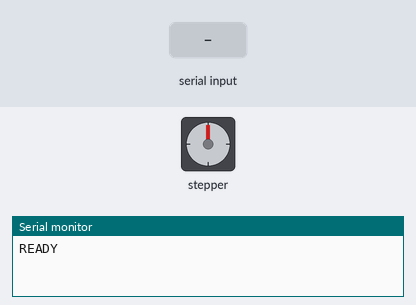
Bench run of a sketch on a simulated Arduino Uno, built with avr-gcc and run on an emulated ATmega328P. On the bench: stepper motor, the last lines printed to the serial monitor. Wiring (inferred from the names in the program): stepper motor driver (200 steps per turn assumed): step pin 3; direction pin 2; enable pin 4. Inputs (shaded band) come from the test bench.

Above: at 1.2 s.
1.3 s: "RUN\n" received over Serial
At 1.45 s:
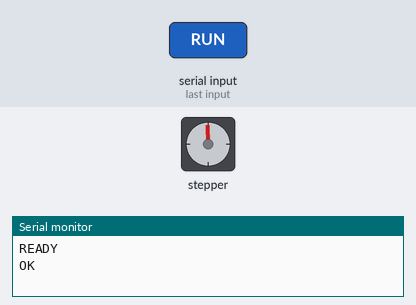
4.3 s: "MOVE,150\n" received over Serial
6.0 s: "MOVE,150\n" received over Serial
At 7.4 s:
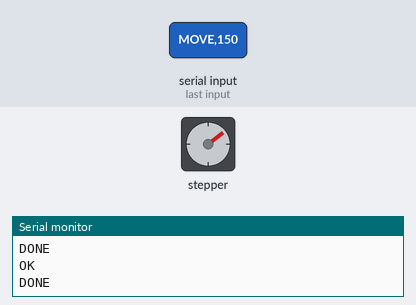
7.7 s: "RUN\n" received over Serial
At 8.45 s:
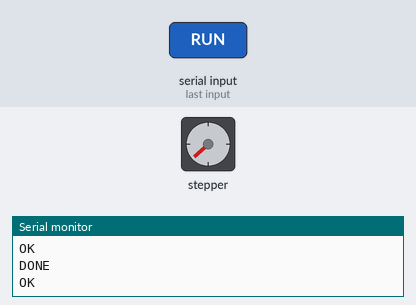
Timing chart, 0 to 14.7 s (numbered marks = the images above; inputs shaded):
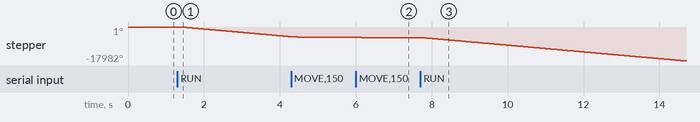

Measured:
- after the input at 1.3 s, stepper: keeps turning counter-clockwise at about 1722°/s, starting at once
- after the input at 6.0 s, stepper: turns 270° counter-clockwise in 0.24 s, starting at once
- after the input at 7.7 s, stepper: keeps turning counter-clockwise at about 1754°/s, starting at once

The sketch:

stepper_control.ino
```cpp
/*
 * 42 步进电机 (NEMA 17) 控制固件  —  Arduino UNO + A4988/DRV8825
 * ============================================================
 * 通过串口接收上位机指令，非阻塞驱动，并带线性加减速斜坡，
 * 避免 42 电机高速启动时丢步/堵转。
 *
 * 接线 (详见 docs/wiring.html 接线图):
 *   A4988 STEP   -> D3
 *   A4988 DIR    -> D2
 *   A4988 ENABLE -> D4         (低电平使能)
 *   A4988 VDD    -> UNO 5V     (逻辑电源)
 *   A4988 GND    -> UNO GND    (逻辑地, 必须与电源地共地)
 *   A4988 RESET  -- SLEEP      (用短线短接, 否则芯片不工作)
 *   A4988 VMOT   -> 12V 电源板 +12V   (VMOT-GND 间并 100uF 电容!)
 *   A4988 GND    -> 12V 电源板 GND
 *   A4988 1A/1B  -> 电机 A 相 (同一线圈的两根线)
 *   A4988 2A/2B  -> 电机 B 相 (另一线圈的两根线)
 *
 * 串口协议 (115200, 每条以换行结尾):
 *   EN              使能(锁轴)        DIS   失能(松轴)
 *   DIR,0 / DIR,1   方向
 *   SPD,<us>        目标每步间隔(微秒) 200~10000, 越小越快
 *   MOVE,<n>        转动 n 步后停止
 *   RUN             连续转动           STOP  停止
 *   PING            心跳 -> PONG
 * 回复: READY / OK / DONE / PONG / ERR
 */

const int DIR_PIN    = 2;
const int STEP_PIN   = 3;
const int ENABLE_PIN = 4;   // A4988/DRV8825 ENABLE 低电平有效

// ---- 运动状态 ----
long          stepsRemaining = 0;       // >0: 定量移动剩余步数
bool          continuous     = false;
bool          enabled        = false;
unsigned long lastStepMicros = 0;

// ---- 加减速斜坡 ----
const unsigned long START_INTERVAL = 2500; // 启动时的慢速间隔(us)
const unsigned long RAMP_STEP      = 12;   // 每步向目标速度靠拢的步长(us)
unsigned long targetInterval = 1000;       // 目标间隔(由 SPD 设置)
unsigned long curInterval    = START_INTERVAL; // 当前实际间隔(斜坡)

String inBuffer = "";

void setup() {
  pinMode(DIR_PIN, OUTPUT);
  pinMode(STEP_PIN, OUTPUT);
  pinMode(ENABLE_PIN, OUTPUT);

  digitalWrite(STEP_PIN, LOW);
  digitalWrite(DIR_PIN, LOW);
  digitalWrite(ENABLE_PIN, HIGH); // 默认失能(松轴)

  Serial.begin(115200);
  Serial.println("READY");
}

void doStepPulse() {
  digitalWrite(STEP_PIN, HIGH);
  delayMicroseconds(3);           // A4988 最小脉宽~1us, 给 3us 余量
  digitalWrite(STEP_PIN, LOW);
}

void setEnabled(bool on) {
  enabled = on;
  digitalWrite(ENABLE_PIN, on ? LOW : HIGH);
  if (!on) { continuous = false; stepsRemaining = 0; }
}

// 开始一段新运动时调用: 从慢速起步以便斜坡加速
void beginMotion() {
  if (!enabled) setEnabled(true);
  curInterval = max(START_INTERVAL, targetInterval);
}

// 每走一步后, 让当前间隔朝目标间隔平滑靠拢(可加速也可减速)
void rampToward() {
  if (curInterval > targetInterval) {
    unsigned long d = curInterval - targetInterval;
    curInterval -= (d < RAMP_STEP) ? d : RAMP_STEP;
  } else if (curInterval < targetInterval) {
    unsigned long d = targetInterval - curInterval;
    curInterval += (d < RAMP_STEP) ? d : RAMP_STEP;
  }
}

void handleCommand(String cmd) {
  cmd.trim();
  if (cmd.length() == 0) return;

  int comma = cmd.indexOf(',');
  String key = (comma >= 0) ? cmd.substring(0, comma) : cmd;
  String arg = (comma >= 0) ? cmd.substring(comma + 1) : "";
  key.toUpperCase();

  if (key == "EN") {
    setEnabled(true);                 Serial.println("OK");
  } else if (key == "DIS") {
    setEnabled(false);                Serial.println("OK");
  } else if (key == "DIR") {
    digitalWrite(DIR_PIN, arg.toInt() ? HIGH : LOW);
    Serial.println("OK");
  } else if (key == "SPD") {
    long v = arg.toInt();
    if (v < 200)   v = 200;
    if (v > 10000) v = 10000;
    targetInterval = v;               Serial.println("OK");
  } else if (key == "MOVE") {
    long n = arg.toInt();
    if (n <= 0) { Serial.println("ERR"); return; }
    continuous = false;
    stepsRemaining = n;
    beginMotion();                    Serial.println("OK");
  } else if (key == "RUN") {
    continuous = true;
    beginMotion();                    Serial.println("OK");
  } else if (key == "STOP") {
    continuous = false;
    stepsRemaining = 0;
    curInterval = START_INTERVAL;     // 下次重新斜坡起步
    Serial.println("OK");
  } else if (key == "PING") {
    Serial.println("PONG");
  } else {
    Serial.println("ERR");
  }
}

void readSerial() {
  while (Serial.available()) {
    char c = Serial.read();
    if (c == '\n' || c == '\r') {
      if (inBuffer.length() > 0) { handleCommand(inBuffer); inBuffer = ""; }
    } else {
      inBuffer += c;
      if (inBuffer.length() > 64) inBuffer = "";
    }
  }
}

void loop() {
  readSerial();

  if (enabled && (continuous || stepsRemaining > 0)) {
    unsigned long now = micros();
    if (now - lastStepMicros >= curInterval) {
      lastStepMicros = now;
      doStepPulse();
      rampToward();
      if (!continuous && stepsRemaining > 0) {
        stepsRemaining--;
        if (stepsRemaining == 0) { curInterval = START_INTERVAL; Serial.println("DONE"); }
      }
    }
  }
}
```
